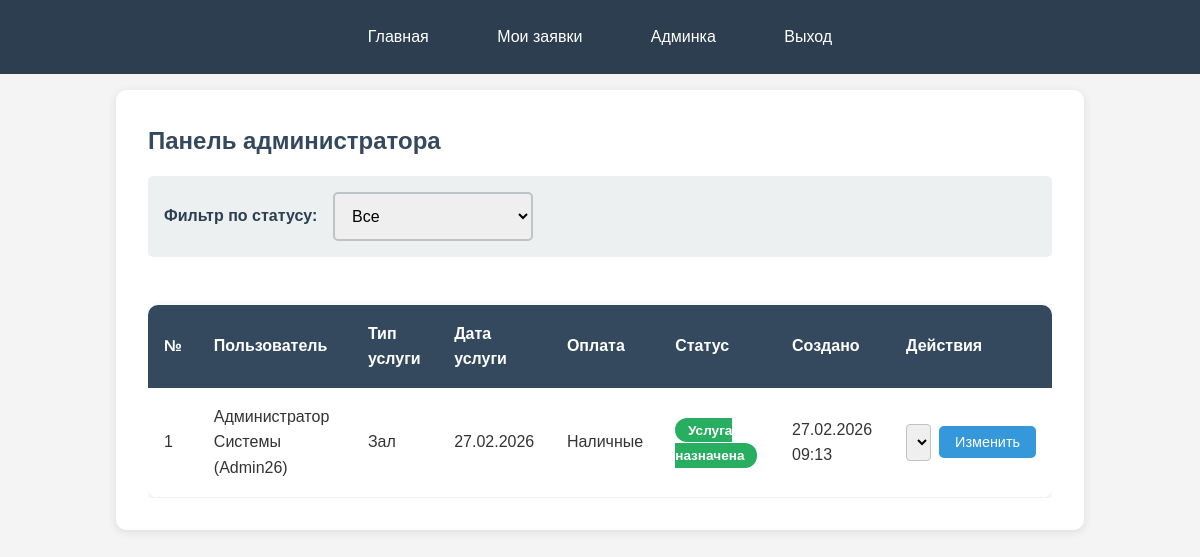
The page /admin (signed in) on the database its author committed.
### app/models.py (models this page shows, shortened)
class Order(db.Model):
    id = db.Column(db.Integer, primary_key=True)
    user_id = db.Column(db.Integer, db.ForeignKey('user.id'), nullable=False)
    service_type = db.Column(db.String(100), nullable=False)
    service_date = db.Column(db.String(10), nullable=False)
    payment_method = db.Column(db.String(50), nullable=False)
    status = db.Column(db.String(50), default='Новая')
    created_at = db.Column(db.DateTime, default=datetime.utcnow)
    user = db.relationship('User', backref=db.backref('orders', lazy=True))

class User(UserMixin, db.Model):
    id = db.Column(db.Integer, primary_key=True)
    username = db.Column(db.String(80), unique=True, nullable=False)
    email = db.Column(db.String(120), unique=True, nullable=False)
    full_name = db.Column(db.String(200), nullable=False)
    phone = db.Column(db.String(20), nullable=False)
    password_hash = db.Column(db.String(128), nullable=False)
    role = db.Column(db.String(20), default='user')

### app/routes.py (the view)
@bp.route('/admin')
@login_required
def admin():
    if current_user.role != 'admin':
        flash('Доступ запрещён', 'error')
        return redirect(url_for('main.profile'))
    page = request.args.get('page', 1, type=int)
    per_page = 10
    status_filter = request.args.get('status', '')
    query = Order.query
    if status_filter:
        query = query.filter_by(status=status_filter)
    pagination = query.order_by(Order.created_at.desc()).paginate(
        page=page, per_page=per_page, error_out=False
    )
    return render_template('admin.html', orders=pagination.items, pagination=pagination, status_filter=status_filter)

### app/models.py (called while the page is built)
@login.user_loader
def load_user(id):
    return User.query.get(int(id))

### app/templates/admin.html (shortened to what this page needs)
{% extends 'base.html' %}
{% block content %}
<div class="admin-container">
    <h2>Панель администратора</h2>
    <div class="filters">
        <form method="GET" class="filter-form">
            <label>Фильтр по статусу:</label>
            <select name="status" onchange="this.form.submit()">
                <option value="" {% if not status_filter %}selected{% endif %}>Все</option>
            </select>
        </form>
    </div>
    <div class="orders-table">
        <table>
            <thead>
                <tr>
                    <th>№</th>
                    <th>Пользователь</th>
                    <th>Тип услуги</th>
                    <th>Дата услуги</th>
                    <th>Оплата</th>
                    <th>Статус</th>
                    <th>Создано</th>
                    <th>Действия</th>
                </tr>
            </thead>
            <tbody>
                {% for order in orders %}
                <tr>
                    <td>{{ order.id }}</td>
                    <td>{{ order.user.full_name }} ({{ order.user.username }})</td>
                    <td>{{ order.service_type }}</td>
                    <td>{{ order.service_date }}</td>
                    <td>{{ order.payment_method }}</td>
                    <td><span class="status-badge status-{{ order.status.replace(' ', '-') }}">{{ order.status }}</span></td>
                    <td>{{ order.created_at.strftime('%d.%m.%Y %H:%M') }}</td>
                    <td>
                        <form method="POST" action="{{ url_for('main.update_status', order_id=order.id) }}" class="status-form">
                            <select name="status" class="status-select">
                                <option value="Услуга назначена" {% if order.status == 'Услуга назначена' %}selected{% endif %}>Услуга назначена</option>
                            </select>
                            <button type="submit" class="btn btn-sm">Изменить</button>
                        </form>
                    </td>
                </tr>
                {% endfor %}
            </tbody>
        </table>
    </div>
</div>
{% endblock %}

### app/templates/base.html (shortened to what this page needs)
<!DOCTYPE html>
<html lang="ru">
<head>
    <link rel="stylesheet" href="{{ url_for('static', filename='css/style.css') }}">
</head>
<body>
    <nav class="navbar">
        <a href="{{ url_for('main.index') }}">Главная</a>
        {% if current_user.is_authenticated %}
            <a href="{{ url_for('main.profile') }}">Мои заявки</a>
            {% if current_user.role == 'admin' %}
                <a href="{{ url_for('main.admin') }}">Админка</a>
            {% endif %}
            <a href="{{ url_for('main.logout') }}">Выход</a>
        {% else %}
            <a href="{{ url_for('main.login') }}">Войти</a>
            <a href="{{ url_for('main.register') }}">Регистрация</a>
        {% endif %}
    </nav>
    <main class="container">
        {% block content %}{% endblock %}
    </main>
</body>
</html>

### app/static/css/style.css (style rules this page uses)
* { margin: 0; padding: 0; box-sizing: border-box; }
body { font-family: Arial, sans-serif; line-height: 1.6; color: #333; background: #f4f4f4; }
.navbar { background: #2c3e50; padding: 1rem; text-align: center; }
.navbar a { color: white; text-decoration: none; margin: 0 1rem; padding: 0.5rem 1rem; border-radius: 5px; display: inline-block; }
.container { max-width: 1000px; margin: 0 auto; padding: 1rem; }
h2 { color: #34495e; margin-bottom: 1rem; font-size: 1.5rem; }
.btn { display: inline-block; padding: 0.8rem 1.5rem; background: #3498db; color: white; text-decoration: none; border-radius: 5px; border: none; cursor: pointer; font-size: 1rem; }
.btn-sm { padding: 0.5rem 1rem; font-size: 0.9rem; }
label { display: block; margin-bottom: 0.5rem; font-weight: bold; color: #2c3e50; }
.form-control, input[type="text"], input[type="email"], input[type="password"], input[type="tel"], select, textarea { width: 100%; padding: 0.8rem; border: 2px solid #bdc3c7; border-radius: 5px; font-size: 1rem; }
.admin-container { background: white; padding: 2rem; border-radius: 10px; box-shadow: 0 2px 10px rgba(0,0,0,0.1); }
.filters { background: #ecf0f1; padding: 1rem; border-radius: 5px; margin-bottom: 2rem; }
.filter-form { display: flex; align-items: center; gap: 1rem; flex-wrap: wrap; }
.filter-form label { margin: 0; }
.filter-form select { max-width: 200px; }
.orders-table { overflow-x: auto; }
table { width: 100%; border-collapse: collapse; background: white; margin-top: 1rem; border-radius: 10px; overflow: hidden; box-shadow: 0 2px 10px rgba(0,0,0,0.1); }
thead { background: #34495e; color: white; }
th { padding: 1rem; text-align: left; }
td { padding: 1rem; border-bottom: 1px solid #ecf0f1; }
.status-badge { padding: 0.3rem 0.8rem; border-radius: 15px; font-size: 0.85rem; font-weight: bold; }
.status-Услуга-назначена { background: #27ae60; color: white; }
.status-form { display: flex; gap: 0.5rem; align-items: center; }
.status-select { padding: 0.5rem; border: 1px solid #bdc3c7; border-radius: 4px; max-width: 180px; }

### rows shown on the page
Order: id "1", user.full_name "Администратор Системы", user.username "Admin26", service_type "Зал", service_date "27.02.2026", payment_method "Наличные", status "Услуга назначена", created_at "27.02.2026 09:13"
